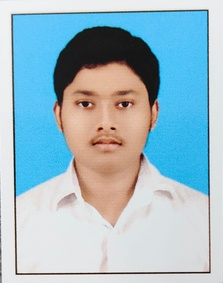
#> input picture dataset/person_1/img1.jpg, 223 x 283 px, shrunk from 943 x 1197 before the run, found by its file name; its folder holds only this picture in this run
$ python train.py
#> lines starting #> are read from the running program, lines starting #| are printed output that depends on the picture
# [68 lines of commented-out code are left out]

import os
import cv2
import numpy as np
import pickle

# Load the face detection model
face_cascade = cv2.CascadeClassifier('haarcascade_frontalface_default.xml')

def get_images_and_labels(dataset_path):
#> called with dataset_path = 'dataset'
    image_paths = []
    original_labels = []
    label_map = {}
    current_label = 0

    for person_name in os.listdir(dataset_path):
        person_path = os.path.join(dataset_path, person_name)
        if not os.path.isdir(person_path):
            continue
        label_map[current_label] = person_name

        for image_name in os.listdir(person_path):
            image_path = os.path.join(person_path, image_name)
            image_paths.append(image_path)
            original_labels.append(current_label)

        current_label += 1
#> pass 2 of the loop in get_images_and_labels, `for person_name in os.listdir(dataset_path):`:

    face_samples = []
    detected_labels = []
    for image_path, label in zip(image_paths, original_labels):
        img = cv2.imread(image_path, cv2.IMREAD_GRAYSCALE)
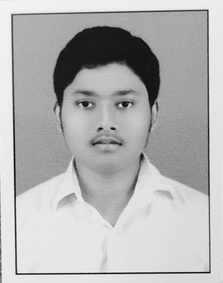
#> img: shape (283, 223); min 7, max 245, mean 179.4
        faces = face_cascade.detectMultiScale(img)
#> faces = [[49, 59, 115, 115]]
        for (x, y, w, h) in faces:
            face_samples.append(img[y:y+h, x:x+w])
            detected_labels.append(label)
#> this loop made 1 pass
#> after the loop, detected_labels = [0]; face_samples = 1 item
#> pass 2 of the loop in get_images_and_labels, `for image_path, label in zip(image_paths, original_labels):`:
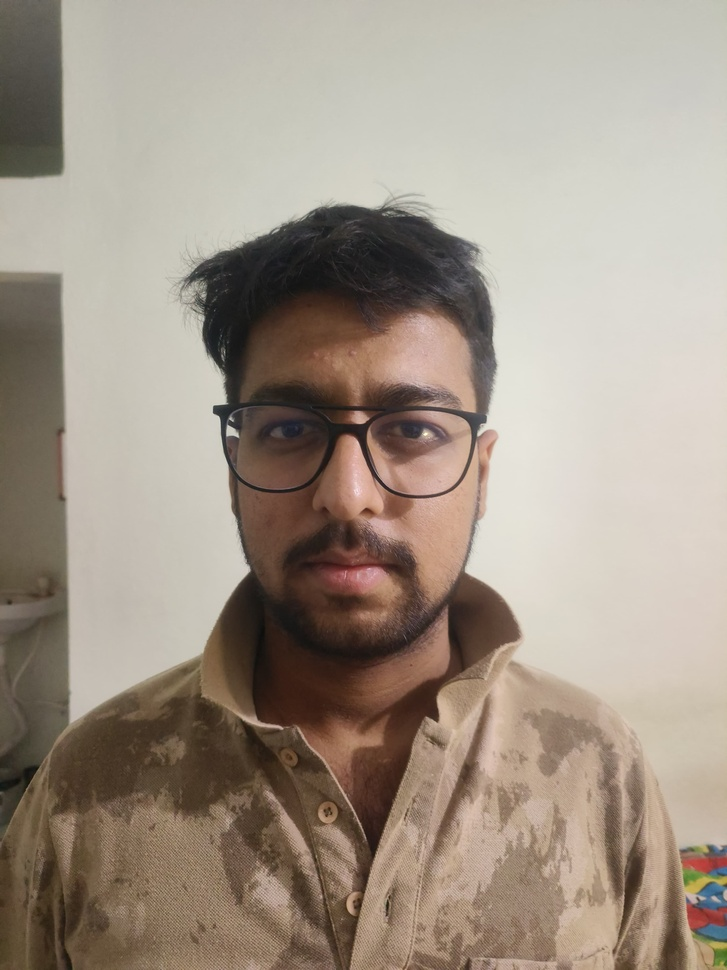
#> input picture dataset/person_2/img1.jpg, 727 x 970 px, shrunk from 3072 x 4096 before the run, found by its file name
#> in get_images_and_labels, `img = cv2.imread(image_path, cv2.IMREAD_GRAYSCALE)`:
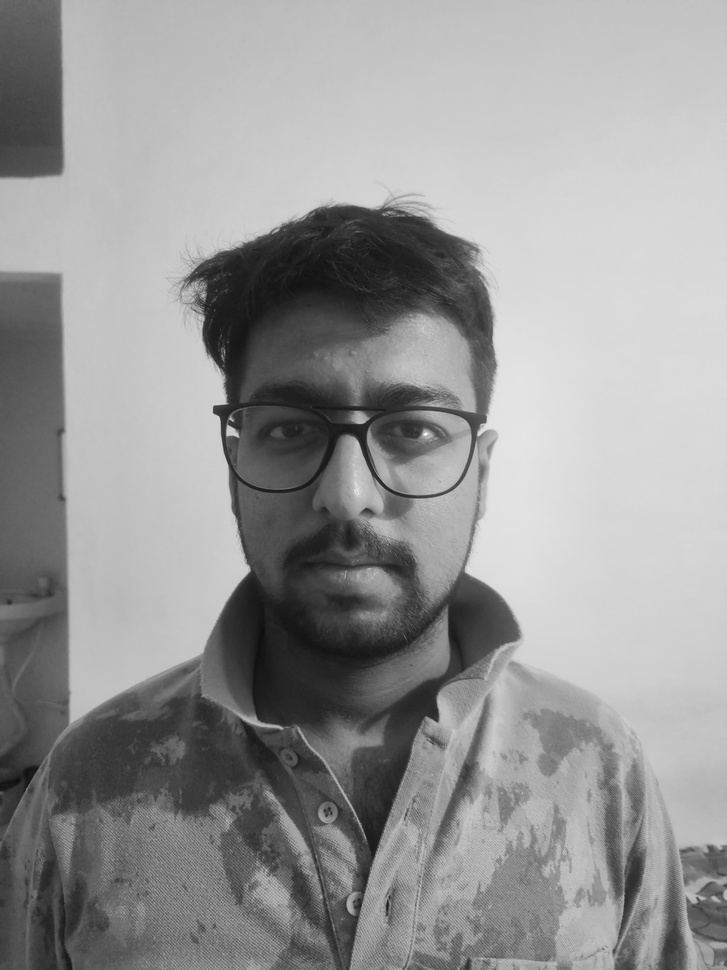
#> img: shape (970, 727); min 13, max 254, mean 150.7
#> faces = [[517, 857, 105, 105], [185, 301, 326, 326]]
#> the loop in get_images_and_labels, `for (x, y, w, h) in faces:` made 2 passes
#> after the loop in get_images_and_labels, `for (x, y, w, h) in faces:`: detected_labels = [0, 1, 1]; face_samples = 3 items
#> pass 3 of the loop in get_images_and_labels, `for image_path, label in zip(image_paths, original_labels):`:
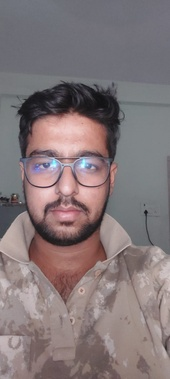
#> input picture dataset/person_2/img2.jpg, 170 x 379 px, shrunk from 719 x 1600 before the run, found by its file name
#> in get_images_and_labels, `img = cv2.imread(image_path, cv2.IMREAD_GRAYSCALE)`:
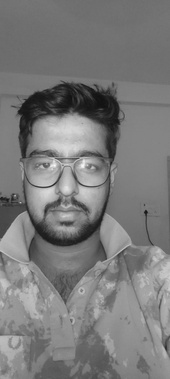
#> img: shape (379, 170); min 16, max 251, mean 122.4
#> faces = [[12, 118, 112, 112]]
#> the loop in get_images_and_labels, `for (x, y, w, h) in faces:` made 1 pass
#> after the loop in get_images_and_labels, `for (x, y, w, h) in faces:`: detected_labels = [0, 1, 1, 1]; face_samples = 4 items
#> the loop made 4 passes; the first 3 are shown

    print(f"✅ Collected {len(face_samples)} face samples and {len(detected_labels)} labels")
    return face_samples, detected_labels, label_map

def train_model(dataset_path, model_save_path):
    # Load face images and their corresponding labels
    faces, labels, label_map = get_images_and_labels(dataset_path)

    if len(faces) == 0 or len(labels) == 0:
        print("❌ No faces or labels found. Check your dataset structure and images.")
        return None

    # Create the face recognizer
    recognizer = cv2.face.LBPHFaceRecognizer_create()

    # Train the recognizer
    recognizer.train(faces, np.array(labels))

    # 🔥 Ensure trainer folder exists
    trainer_folder = os.path.dirname(model_save_path)
    os.makedirs(trainer_folder, exist_ok=True)

    # Save the trained model
    recognizer.save(model_save_path)

    print("🎉 Training complete. Model saved to:", model_save_path)
    print("📝 Labels:", label_map)

    return label_map

dataset_dir = 'dataset'
model_path = 'trainer/trainer.yml'
label_mapping = train_model(dataset_dir, model_path)

# Save the label map as a pickle file
os.makedirs('trainer', exist_ok=True)  # 🔥 Ensure trainer folder exists
with open('trainer/labels.pickle', 'wb') as f:
    pickle.dump(label_mapping, f)
